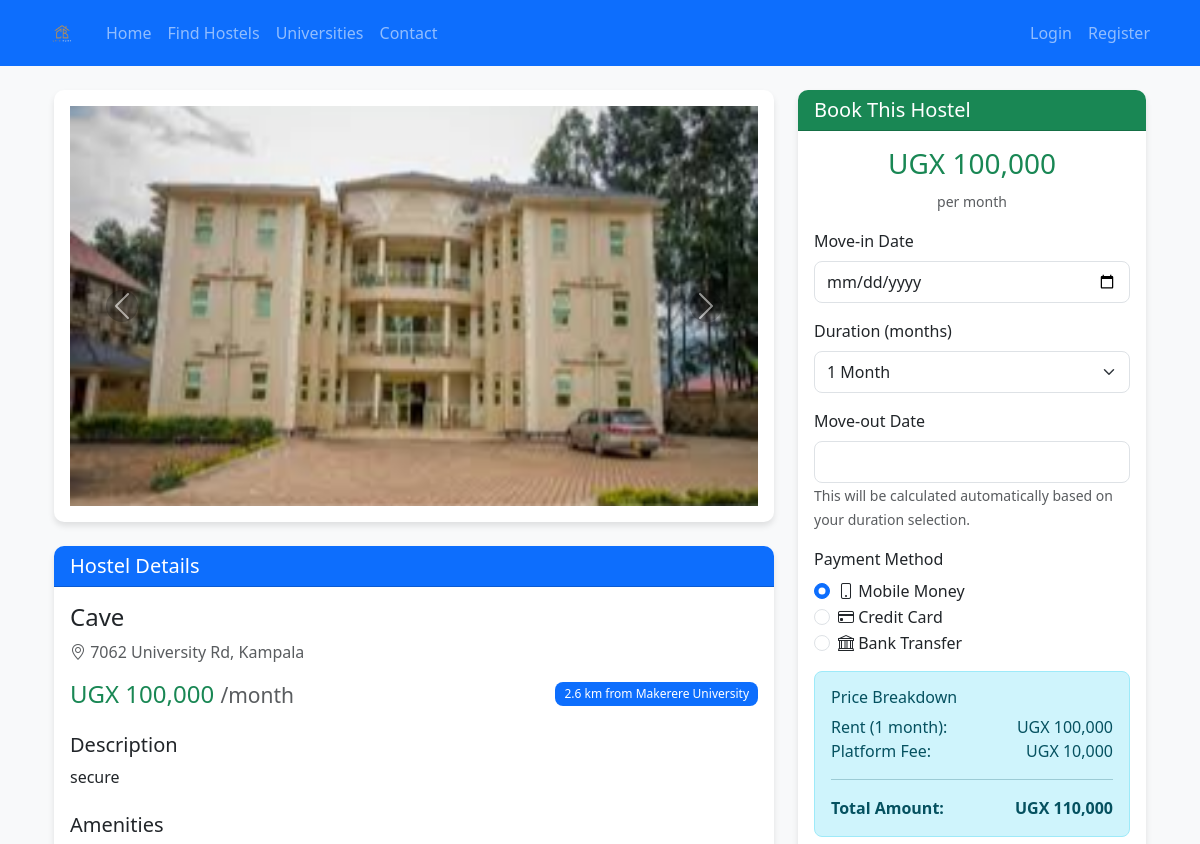
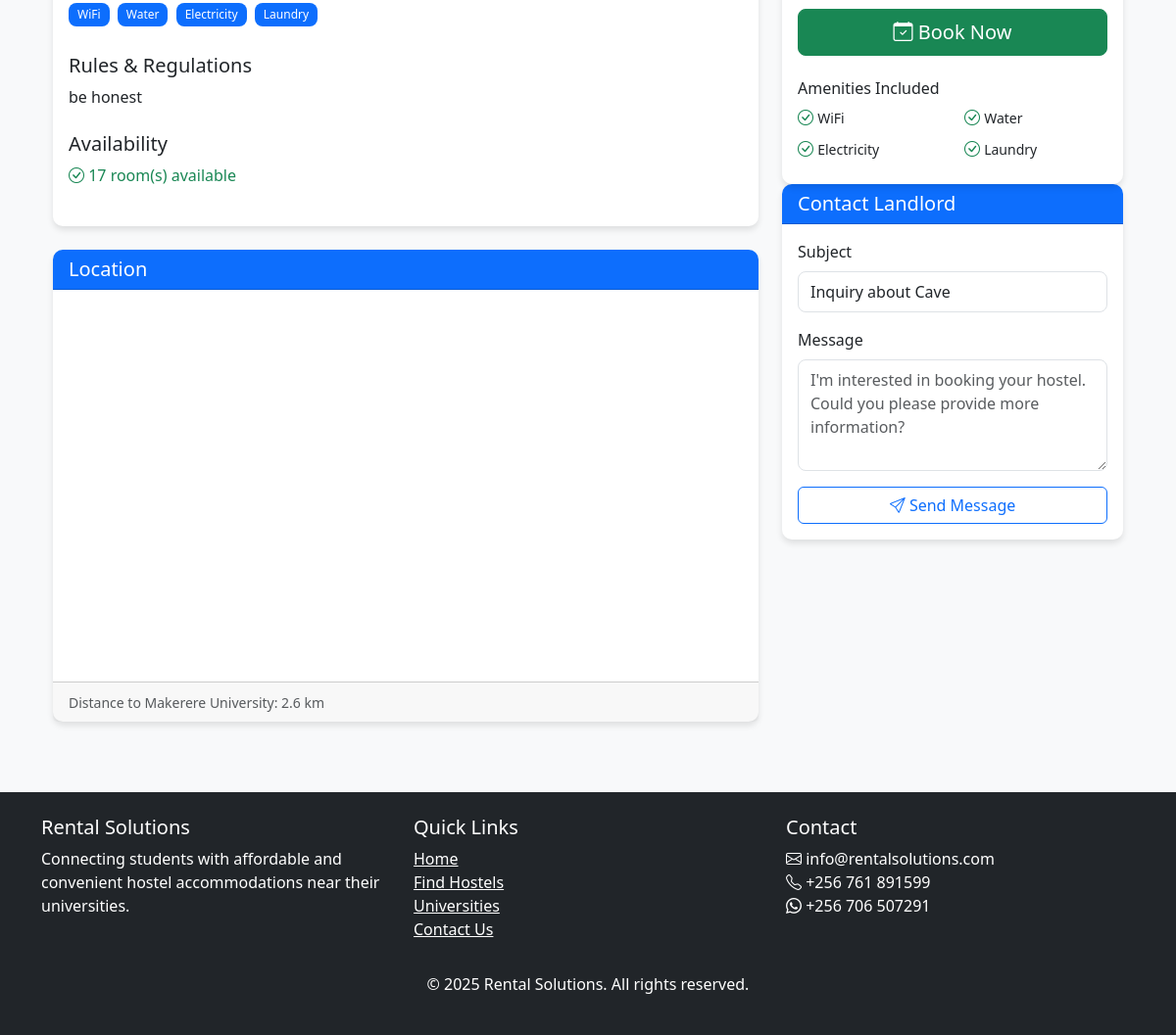
Page /booking.php?id=3 on the committed database (2 pictures, top to bottom).
### tables this page shows
CREATE TABLE `hostel_images` (
  `image_id` int(11) NOT NULL,
  `hostel_id` int(11) NOT NULL,
  `image_path` varchar(255) NOT NULL,
  `is_primary` tinyint(1) DEFAULT 0
);

CREATE TABLE `hostels` (
  `hostel_id` int(11) NOT NULL,
  `landlord_id` int(11) NOT NULL,
  `name` varchar(100) NOT NULL,
  `description` text DEFAULT NULL,
  `address` text NOT NULL,
  `latitude` decimal(10,8) NOT NULL,
  `longitude` decimal(11,8) NOT NULL,
  `price_per_month` decimal(10,2) NOT NULL,
  `rooms_available` int(11) NOT NULL,
  `university_id` int(11) NOT NULL,
  `distance_to_university` decimal(5,2) DEFAULT NULL,
  `amenities` text DEFAULT NULL,
  `rules` text DEFAULT NULL,
  `created_at` timestamp NOT NULL DEFAULT current_timestamp(),
  `updated_at` timestamp NOT NULL DEFAULT current_timestamp() ON UPDATE current_timestamp()
);

CREATE TABLE `universities` (
  `university_id` int(11) NOT NULL,
  `name` varchar(100) NOT NULL,
  `location` varchar(100) NOT NULL,
  `latitude` decimal(10,8) NOT NULL,
  `longitude` decimal(11,8) NOT NULL,
  `logo` varchar(255) DEFAULT NULL
);

### functions.php (called while the page is built, shortened)
<?php
require_once __DIR__ . '/db.php';
function get_hostel($hostel_id) {
    global $conn;
    $query = "SELECT h.*, u.name AS university_name, u.latitude AS uni_lat, u.longitude AS uni_lon
            FROM hostels h
        JOIN universities u ON h.university_id = u.university_id
            WHERE h.hostel_id = ?";
    $stmt = $conn->prepare($query);
    $stmt->bind_param("i", $hostel_id);
    $stmt->execute();
    $result = $stmt->get_result();
    return $result->fetch_assoc();
}
function get_hostel_images($hostel_id) {
    global $conn;
    $query = "SELECT * FROM hostel_images WHERE hostel_id = ? ORDER BY is_primary DESC, image_id ASC";
    $stmt = $conn->prepare($query);
    $stmt->bind_param("i", $hostel_id);
    $stmt->execute();
    $result = $stmt->get_result();
    $images = [];
    while ($row = $result->fetch_assoc()) {
        $images[] = $row;
    }
    return $images;
}
?>

### booking.php (the view, shortened to what this page needs)
<?php
require_once __DIR__ . '/auth.php';
require_once __DIR__ . '/functions.php';
$hostel_id = (int)$_GET['id'];
$hostel = get_hostel($hostel_id);
$images = get_hostel_images($hostel_id);
$amenities = json_decode($hostel['amenities'], true) ?? [];
require_once __DIR__ . '/header.php';
?>
<div class="container mt-4">
    <div class="row">
        <div class="col-md-8">
            <div class="card mb-4">
                <div class="card-body">
                    <?php if (!empty($images)): ?>
                        <div id="hostelCarousel" class="carousel slide" data-bs-ride="carousel">
                            <div class="carousel-inner">
                                <?php foreach ($images as $index => $image): ?>
                                    <div class="carousel-item <?= $index === 0 ? 'active' : '' ?>">
                                        <img src="/uploads/hostel_images/<?= $image['image_path'] ?>"
                                             class="d-block w-100" style="height: 400px; object-fit: cover;"
                                             alt="<?= htmlspecialchars($hostel['name']) ?>">
                                    </div>
                                <?php endforeach; ?>
                            </div>
                            <button class="carousel-control-prev" type="button" data-bs-target="#hostelCarousel" data-bs-slide="prev">
                                <span class="carousel-control-prev-icon"></span>
                            </button>
                            <button class="carousel-control-next" type="button" data-bs-target="#hostelCarousel" data-bs-slide="next">
                                <span class="carousel-control-next-icon"></span>
                            </button>
                        </div>
                    <?php else: ?>
                        <img src="/assets/images/hostel-placeholder.jpg" class="img-fluid w-100"
                             style="height: 400px; object-fit: cover;" alt="Hostel Image">
                    <?php endif; ?>
                </div>
            </div>
            <div class="card mb-4">
                <div class="card-header bg-primary text-white">
                    <h5 class="mb-0">Hostel Details</h5>
                </div>
                <div class="card-body">
                    <h4><?= htmlspecialchars($hostel['name']) ?></h4>
                    <p class="text-muted">
                        <i class="bi bi-geo-alt"></i> <?= htmlspecialchars($hostel['address']) ?>
                    </p>
                    <div class="d-flex justify-content-between align-items-center mb-4">
                        <h4 class="text-success mb-0">UGX <?= number_format($hostel['price_per_month']) ?>
                            <small class="text-muted">/month</small>
                        </h4>
                        <span class="badge bg-primary">
                            <?= round($hostel['distance_to_university'], 1) ?> km from <?= htmlspecialchars($hostel['university_name']) ?>
                        </span>
                    </div>
                    <div class="mb-4">
                        <h5>Description</h5>
                        <p><?= nl2br(htmlspecialchars($hostel['description'])) ?></p>
                    </div>
                    <?php if (!empty($amenities)): ?>
                    <div class="mb-4">
                        <h5>Amenities</h5>
                        <div class="amenities-container">
                            <?php foreach ($amenities as $amenity): ?>
                                <span class="badge bg-primary me-1 mb-1"><?= htmlspecialchars($amenity) ?></span>
                            <?php endforeach; ?>
                        </div>
                    </div>
                    <?php endif; ?>
                    <?php if (!empty($hostel['rules'])): ?>
                    <div class="mb-4">
                        <h5>Rules & Regulations</h5>
                        <p><?= nl2br(htmlspecialchars($hostel['rules'])) ?></p>
                    </div>
                    <?php endif; ?>
                    <div class="mb-4">
                        <h5>Availability</h5>
                        <p class="<?= $hostel['rooms_available'] > 0 ? 'text-success' : 'text-danger' ?>">
                            <i class="bi bi-<?= $hostel['rooms_available'] > 0 ? 'check-circle' : 'x-circle' ?>"></i>
                            <?= $hostel['rooms_available'] > 0 ?
                                $hostel['rooms_available'] . ' room(s) available' :
                                'Fully booked' ?>
                        </p>
                    </div>
                </div>
            </div>
            <div class="card mb-4">
                <div class="card-header bg-primary text-white">
                    <h5 class="mb-0">Location</h5>
                </div>
                <div class="card-body p-0">
                    <div id="hostelMap" style="height: 400px; width: 100%;"></div>
                </div>
                <div class="card-footer">
                    <small class="text-muted">
                        Distance to <?= htmlspecialchars($hostel['university_name']) ?>:
                        <?= round($hostel['distance_to_university'], 1) ?> km
                    </small>
                </div>
            </div>
        </div>
        <div class="col-md-4">
            <div class="card sticky-top" style="top: 20px;">
                <div class="card-header bg-success text-white">
                    <h5 class="mb-0">Book This Hostel</h5>
                </div>
                <div class="card-body">
                    <?php if ($hostel['rooms_available'] > 0): ?>
                        <div class="text-center mb-3">
                            <h3 class="text-success">UGX <?= number_format($hostel['price_per_month']) ?></h3>
                            <small class="text-muted">per month</small>
                        </div>
                        <form method="POST" action="booking.php">
                            <div class="mb-3">
                                <label for="start_date" class="form-label">Move-in Date</label>
                                <input type="date" class="form-control" id="start_date" name="start_date"
                                       min="<?= date('Y-m-d') ?>" required>
                            </div>
                            <div class="mb-3">
                                <label for="duration" class="form-label">Duration (months)</label>
                                <select class="form-select" id="duration" name="duration" required>
                                    <option value="1">1 Month</option>
                                </select>
                            </div>
                            <div class="mb-3">
                                <label for="end_date" class="form-label">Move-out Date</label>
                                <input type="text" class="form-control" id="end_date" readonly>
                                <small class="text-muted">This will be calculated automatically based on your duration selection.</small>
                            </div>
                            <div class="mb-3">
                                <label class="form-label">Payment Method</label>
                                <div class="form-check">
                                    <input class="form-check-input" type="radio" name="payment_method"
                                           id="mobile_money" value="mobile_money" checked required>
                                    <label class="form-check-label" for="mobile_money">
                                        <i class="bi bi-phone"></i> Mobile Money
                                    </label>
                                </div>
                                <div class="form-check">
                                    <input class="form-check-input" type="radio" name="payment_method"
                                           id="credit_card" value="credit_card" required>
                                    <label class="form-check-label" for="credit_card">
                                        <i class="bi bi-credit-card"></i> Credit Card
                                    </label>
                                </div>
                                <div class="form-check">
                                    <input class="form-check-input" type="radio" name="payment_method"
                                           id="bank_transfer" value="bank_transfer" required>
                                    <label class="form-check-label" for="bank_transfer">
                                        <i class="bi bi-bank"></i> Bank Transfer
                                    </label>
                                </div>
                            </div>
                            <div class="alert alert-info">
                                <h6>Price Breakdown</h6>
                                <div class="d-flex justify-content-between">
                                    <span>Rent (<span id="durationDisplay">1</span> month):</span>
                                    <span>UGX <span id="rentAmount"><?= number_format($hostel['price_per_month']) ?></span></span>
                                </div>
                                <div class="d-flex justify-content-between">
                                    <span>Platform Fee:</span>
                                    <span>UGX <span id="platformFee">10,000</span></span>
                                </div>
                                <hr>
                                <div class="d-flex justify-content-between fw-bold">
                                    <span>Total Amount:</span>
                                    <span>UGX <span id="totalAmount"><?= number_format($hostel['price_per_month'] + 10000) ?></span></span>
                                </div>
                            </div>
                            <button type="submit" class="btn btn-success w-100 btn-lg" id="bookButton">
                                <i class="bi bi-calendar-check"></i> Book Now
                            </button>
                        </form>
                    <?php endif; ?>
                    <?php if (!empty($amenities)): ?>
                    <div class="mt-4">
                        <h6>Amenities Included</h6>
                        <div class="row">
                            <?php foreach ($amenities as $amenity): ?>
                                <div class="col-6 mb-2">
                                    <i class="bi bi-check-circle text-success"></i>
                                    <small><?= htmlspecialchars($amenity) ?></small>
                                </div>
                            <?php endforeach; ?>
                        </div>
                    </div>
                    <?php endif; ?>
                </div>
            </div>
            <div class="card mb-4">
                <div class="card-header bg-primary text-white">
                    <h5 class="mb-0">Contact Landlord</h5>
                </div>
                <div class="card-body">
                    <form method="POST" action="send-message.php">
                        <div class="mb-3">
                            <label for="subject" class="form-label">Subject</label>
                            <input type="text" class="form-control" id="subject" name="subject"
                                   value="Inquiry about <?= htmlspecialchars($hostel['name']) ?>" required>
                        </div>
                        <div class="mb-3">
                            <label for="message" class="form-label">Message</label>
                            <textarea class="form-control" id="message" name="message" rows="4"
                                      placeholder="I'm interested in booking your hostel. Could you please provide more information?" required></textarea>
                        </div>
                        <button type="submit" class="btn btn-outline-primary w-100">
                            <i class="bi bi-send"></i> Send Message
                        </button>
                    </form>
                </div>
            </div>
        </div>
    </div>
</div>
<?php require_once __DIR__ . '/footer.php'; ?>

### style.css (style rules this page uses)
body { font-family: 'Segoe UI', Tahoma, Geneva, Verdana, sans-serif; background-color: #f8f9fa; }
.card { border: none; border-radius: 10px; box-shadow: 0 4px 6px rgba(0, 0, 0, 0.1); transition: transform 0.3s ease; }
.card-header { border-radius: 10px 10px 0 0 !important; }
.btn-outline-primary { color: #0d6efd; border-color: #0d6efd; }
.alert { border-radius: 8px; }
.badge { padding: 0.5em 0.75em; border-radius: 8px; font-weight: 500; }
.form-control, .form-select { border-radius: 8px; padding: 0.5rem 0.75rem; }
.bg-primary { background-color: #0d6efd !important; }
.carousel-control-prev-icon, .carousel-control-next-icon { background-color: rgba(0, 0, 0, 0.5); border-radius: 50%; padding: 15px; }

### rows in the picture
hostel_images: image_path (picture)
hostels: name "Cave", address "7062 University Rd, Kampala", price_per_month "100,000", distance_to_university "2.6", university.name "Makerere University", description "secure", amenities "WiFi", amenities "Water", amenities "Electricity", amenities "Laundry", rules "be honest", rooms_available "17", $hostel['price_per_month'] + 10000 "110,000", subject "Inquiry about Cave"
